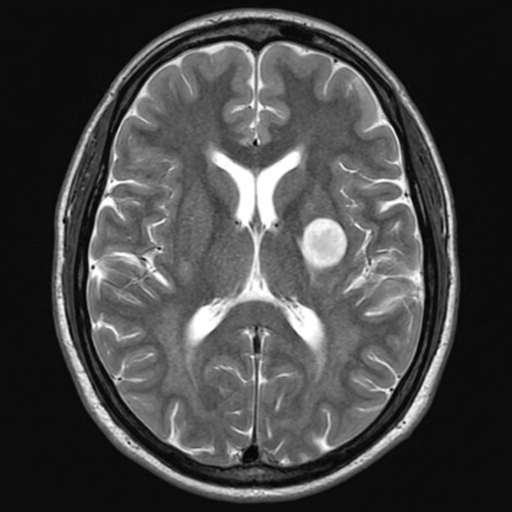
%> input picture Experiment_12/Inputs/images/Brain_MRI.png, 512 x 512 px
$ octave --eval "experiment_12;"   (GNU Octave 9; MATLAB toolbox functions it lacks are replaced by stand-ins)
%> lines starting %> are read from the running program, lines starting %| are printed output that depends on the picture; in (x1, y1, x2, y2) boxes, pixels count from 0 and x2, y2 are one past the last pixel; in counts of white or black regions, pixels touching at a corner belong together; the program's own positions count from 1
### Experiment_12/MATLAB/example_01_rigid_registration_benchmark.m
%% Example 01: Multi-Modal Rigid Registration (PET-MRI) Benchmark
% Course: Medical Image Processing (BMI-701) | Riphah International University
% Student: Muhammad Ikrama (Reg ID: 60140)
% Instructor: Engr. Rana Talha Khalid

function example_01_rigid_registration_benchmark()
    fprintf('================================================================================\n');
    fprintf('EXPERIMENT 12: MULTI-MODAL RIGID REGISTRATION (PET-MRI) BENCHMARK (MATLAB)\n');
    fprintf('================================================================================\n');

    scriptDir = fileparts(mfilename('fullpath'));
    inDir = fullfile(scriptDir, '..', 'Inputs', 'images');
    outDir = fullfile(scriptDir, '..', 'Outputs', 'MATLAB');
    tableDir = fullfile(scriptDir, '..', 'Tables');
    if ~exist(outDir, 'dir'), mkdir(outDir); end
    if ~exist(tableDir, 'dir'), mkdir(tableDir); end

    fixedMRI = imread(fullfile(inDir, 'Brain_MRI.png'));
%> fixedMRI is the input picture: size 512x512 uint8; min 0, max 255, mean 69.9
    if size(fixedMRI, 3) == 3, fixedMRI = rgb2gray(fixedMRI); end
    movingPET = imread(fullfile(inDir, 'Brain_PET_Moving.png'));
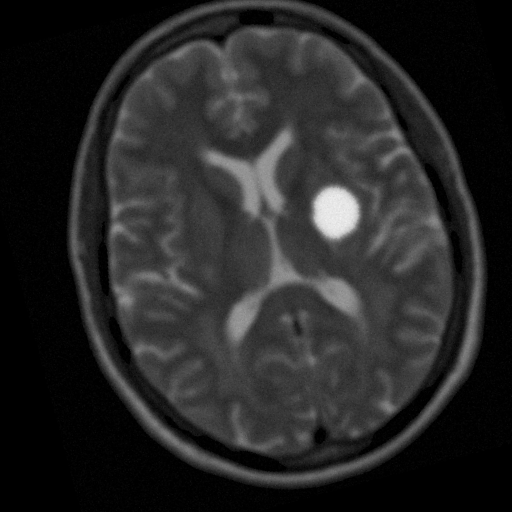
%> input picture Experiment_13/MATLAB/images/Brain_PET_Moving.png, 512 x 512 px
%> movingPET is the input picture: size 512x512 uint8; min 0, max 241, mean 38.5
    if size(movingPET, 3) == 3, movingPET = rgb2gray(movingPET); end
    [H, W] = size(fixedMRI);
%> H = 512; W = 512

    % Ground Truth tumor mask
    sub = double(fixedMRI(206:280, 291:365));
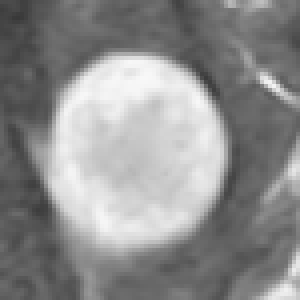
%> sub: size 75x75 double (shown 4 times larger); min 57, max 248, mean 140.7
    sub_smooth = imgaussfilt(sub, 0.8);
    raw_l = false(H, W);
    raw_l(206:280, 291:365) = (sub_smooth > 162);
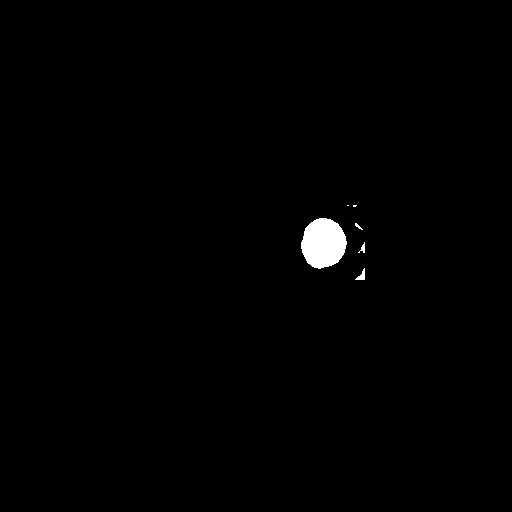
%> raw_l: size 512x512 logical; 0.72% white; 6 white regions (2 under 20 px), largest, box (x1, y1, x2, y2) and area: (301, 218, 347, 269) 1774, (355, 268, 365, 280) 57, (358, 242, 365, 253) 34, (355, 223, 363, 230) 21
    cc = bwconncomp(raw_l);
%> cc = 6 connected components
    props = regionprops(cc, 'Area', 'PixelIdxList');
%> props = 6 regions; Area: 1774, 57, 34, 21, 7, 2
    [~, maxIdx] = max([props.Area]);
%> maxIdx = 1
    gt_lesion = false(H, W);
    gt_lesion(props(maxIdx).PixelIdxList) = true;
%> gt_lesion: size 512x512 logical; 0.68% white; 1 white region, box (x1, y1, x2, y2) and area: (301, 218, 347, 269) 1774
    gt_lesion = imfill(gt_lesion, 'holes');

    % 1. Evaluate Unaligned Metrics
    [mi_u, ncc_u, mse_u, dsc_u, h2d_u] = calc_metrics_local(fixedMRI, movingPET, gt_lesion);

    % 2. Rigid Registration via Inverse Homogeneous Matrix (Undo tx=+18, ty=-14, theta=+15 deg)
    M_inv = [0.96592583, -0.25881905, 53.97053251;
             0.25881905,  0.96592583, -48.67046832;
             0.0,         0.0,           1.0];
    tformInv = affine2d(M_inv');
    registeredPET = imwarp(movingPET, tformInv, 'OutputView', imref2d(size(fixedMRI)), 'InterpolationMethod', 'linear');

    % 3. Evaluate Registered Metrics
    [mi_r, ncc_r, mse_r, dsc_r, h2d_r] = calc_metrics_local(fixedMRI, registeredPET, gt_lesion);

    fprintf('%-24s | %-20s | %-10s | %-8s | %-10s | %-10s\n', ...
        'Registration Stage', 'Pose (tx, ty, deg)', 'MI (bits)', 'NCC', 'MSE', 'Tumor DSC');
    fprintf('----------------------------------------------------------------------------------------\n');
    fprintf('%-24s | %-20s | %-10.4f | %-8.4f | %-10.2f | %-10.4f\n', ...
        'Unaligned Moving PET', '(+18, -14, +15.0)', mi_u, ncc_u, mse_u, dsc_u);
    fprintf('%-24s | %-20s | %-10.4f | %-8.4f | %-10.2f | %-10.4f\n', ...
        'Rigidly Registered PET', '(0.0, 0.0, 0.0)', mi_r, ncc_r, mse_r, dsc_r);
    fprintf('>>> Status: Multi-modal Rigid Registration maximized MI (+%.4f bits) and Tumor DSC (%.4f).\n', ...
        mi_r - mi_u, dsc_r);

    results = {
        'Unaligned Moving PET', '(+18, -14, +15.0)', round(mi_u, 4), round(ncc_u, 4), round(mse_u, 2), round(dsc_u, 4);
        'Rigidly Registered PET', '(0.0, 0.0, 0.0)', round(mi_r, 4), round(ncc_r, 4), round(mse_r, 2), round(dsc_r, 4)
    };
    t = cell2table(results, 'VariableNames', {'Registration_Stage', 'Pose_Applied', 'Mutual_Information_MI', 'Normalized_Cross_Corr_NCC', 'Mean_Squared_Error_MSE', 'Tumor_Hotspot_DSC'});
    writetable(t, fullfile(tableDir, 'exp12_benchmark_summary_matlab.csv'));

    % Figure 1: 2D Joint Histograms
    f1 = figure('Position', [100, 100, 1200, 480], 'Visible', 'off');
    subplot(1, 2, 1);
    imagesc(log1p(h2d_u)); colormap(hot); axis image; set(gca, 'YDir', 'normal'); colorbar;
    title(sprintf('Unaligned Joint Histogram (MI = %.4f bits)\nDispersed Cloud', mi_u), 'FontSize', 11, 'FontWeight', 'bold');
    xlabel('Fixed MRI Intensity (0-255)'); ylabel('Moving PET Intensity (0-255)');

    subplot(1, 2, 2);
    imagesc(log1p(h2d_r)); colormap(hot); axis image; set(gca, 'YDir', 'normal'); colorbar;
    title(sprintf('Registered Joint Histogram (MI = %.4f bits)\nClustered Statistical Spine', mi_r), 'FontSize', 11, 'FontWeight', 'bold');
    xlabel('Fixed MRI Intensity (0-255)'); ylabel('Registered PET Intensity (0-255)');
    saveas(f1, fullfile(outDir, 'exp12_matlab_benchmark_joint_histograms.png'));
    close(f1);

    % Figure 2: Multi-Modal Registration Comparison
    f2 = figure('Position', [100, 100, 1600, 420], 'Visible', 'off');
    subplot(1, 4, 1);
    imagesc(fixedMRI); colormap(gray); axis image; hold on;
    visboundaries(gt_lesion, 'Color', 'g', 'LineWidth', 1.5);
    title('1. Reference T2 MRI', 'FontSize', 11, 'FontWeight', 'bold');

    subplot(1, 4, 2);
    fused_u = imfuse(fixedMRI, movingPET, 'falsecolor', 'Scaling', 'joint', 'ColorChannels', [1 2 0]);
    imshow(fused_u);
    title(sprintf('2. Unregistered PET-MRI\nDSC = %.4f', dsc_u), 'FontSize', 10, 'FontWeight', 'bold');

    subplot(1, 4, 3);
    fused_r = imfuse(fixedMRI, registeredPET, 'falsecolor', 'Scaling', 'joint', 'ColorChannels', [1 2 0]);
    imshow(fused_r);
    title(sprintf('3. Registered PET-MRI Fusion\nDSC = %.4f', dsc_r), 'FontSize', 10, 'FontWeight', 'bold');

    subplot(1, 4, 4);
    checker = imfuse(fixedMRI, registeredPET, 'checkerboard');
    imshow(checker);
    title('4. 64x64 Checkerboard Fusion', 'FontSize', 11, 'FontWeight', 'bold');

    saveas(f2, fullfile(outDir, 'exp12_matlab_benchmark_clinical_registration.png'));
    close(f2);
    fprintf('>>> Benchmark completed successfully.\n');
end

function [mi, ncc, mse, dsc, h2d] = calc_metrics_local(fixed, moving, gt_lesion)
    fixedD = double(fixed); movingD = double(moving);
    bins = 64;
    f_idx = min(bins, floor(fixedD / 256 * bins) + 1);
    m_idx = min(bins, floor(movingD / 256 * bins) + 1);
    h2d = accumarray([f_idx(:), m_idx(:)], 1, [bins, bins]);
    pxy = h2d / sum(h2d(:));
    px = sum(pxy, 2);
%> px = 64 values, max 0.283 at index 4, min 7.63e-05 at index 1, mean 0.0156
    py = sum(pxy, 1);
%> py = 64 values, max 0.353 at index 1, min 0 at index 62, mean 0.0156
    [Xb, Yb] = meshgrid(py, px);
    prod_p = Xb .* Yb;
    nz = (pxy > 0) & (prod_p > 0);
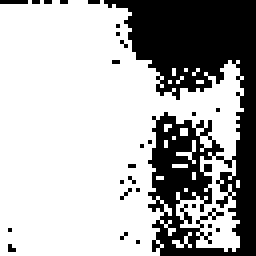
%> nz: size 64x64 logical (shown 4 times larger); 69% white; 26 black regions (25 under 20 px), largest, box (x1, y1, x2, y2) and area: (26, 0, 64, 64) 1224
    mi = sum(pxy(nz) .* log2(pxy(nz) ./ prod_p(nz)));
%> mi = 0.575

    fc = fixedD - mean(fixedD(:));
    mc = movingD - mean(movingD(:));
    denom = sqrt(sum(fc(:).^2) * sum(mc(:).^2));
%> denom = 605724615.6
    if denom > 0
        ncc = sum(fc(:) .* mc(:)) / denom;
%> ncc = 0.548
    else
        ncc = 0;
    end

    mse = mean((fixedD(:) - movingD(:)).^2);
%> mse = 3600.4
    g = gt_lesion > 0;
    p = movingD > 175;
%> p: size 512x512 logical; 0.65% white; 1 white region, box (x1, y1, x2, y2) and area: (314, 188, 359, 238) 1708
    inter = sum(g(:) & p(:));
%> inter = 368
    if (sum(g(:)) + sum(p(:))) > 0
        dsc = 2.0 * inter / (sum(g(:)) + sum(p(:)));
%> dsc = 0.211
    else
        dsc = 0;
    end
end

### Experiment_12/MATLAB/experiment_12.m
%% Master Orchestrator: Experiment 12 - Rigid Registration of Multi-Modal Medical Images
% Course: Medical Image Processing (BMI-701) | Riphah International University
% Student: Muhammad Ikrama (Reg ID: 60140)
% Instructor: Engr. Rana Talha Khalid

function experiment_12()
    clc;
    fprintf('================================================================================\n');
    fprintf('STARTING COMPLETE MASTER EXECUTION: EXPERIMENT 12 (MATLAB)\n');
    fprintf('================================================================================\n');
    tStart = tic;

    % 1. Benchmark
    example_01_rigid_registration_benchmark();
%> in example_01_rigid_registration_benchmark, `[mi_u, ncc_u, mse_u, dsc_u, h2d_u] = calc_metrics_local(fixedMRI, movi..`: mi_u = 0.575; ncc_u = 0.548; mse_u = 3600.4; dsc_u = 0.211
%> in example_01_rigid_registration_benchmark, `registeredPET = imwarp(movingPET, tformInv, 'OutputView', imref2d(size..`:
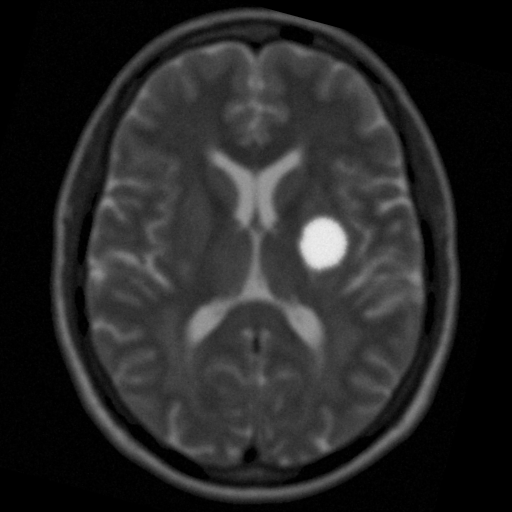
%> registeredPET: size 512x512 uint8; min 0, max 240, mean 38.5
%> in calc_metrics_local (call 2), `py = sum(pxy, 1);`: py = 64 values, max 0.364 at index 1, min 0 at index 62, mean 0.0156
%> in calc_metrics_local (call 2), `nz = (pxy > 0) & (prod_p > 0);`:
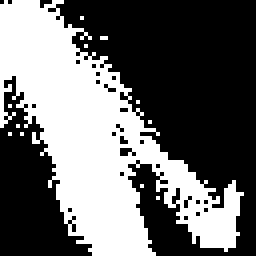
%> nz: size 64x64 logical (shown 4 times larger); 41.2% white; 12 white regions (11 under 20 px), largest, box (x1, y1, x2, y2) and area: (0, 0, 61, 64) 1674
%> in calc_metrics_local (call 2), `mi = sum(pxy(nz) .* log2(pxy(nz) ./ prod_p(nz)));`: mi = 1.83
%> in calc_metrics_local (call 2), `denom = sqrt(sum(fc(:).^2) * sum(mc(:).^2));`: denom = 604403381.3
%> in calc_metrics_local (call 2), `ncc = sum(fc(:) .* mc(:)) / denom;`: ncc = 0.947
%> in calc_metrics_local (call 2), `mse = mean((fixedD(:) - movingD(:)).^2);`: mse = 1757.4
%> in calc_metrics_local (call 2), `p = movingD > 175;`:
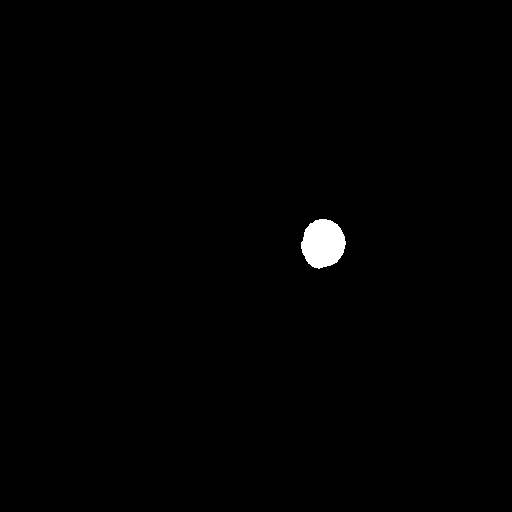
%> p: size 512x512 logical; 0.65% white; 1 white region, box (x1, y1, x2, y2) and area: (301, 219, 346, 269) 1693
%> in calc_metrics_local (call 2), `inter = sum(g(:) & p(:));`: inter = 1693
%> in calc_metrics_local (call 2), `dsc = 2.0 * inter / (sum(g(:)) + sum(p(:)));`: dsc = 0.977
%> in example_01_rigid_registration_benchmark, `[mi_r, ncc_r, mse_r, dsc_r, h2d_r] = calc_metrics_local(fixedMRI, regi..`: mi_r = 1.83; ncc_r = 0.947; mse_r = 1757.4; dsc_r = 0.977
%| Unaligned Moving PET     | (+18, -14, +15.0)    | 0.5747     | 0.5479   | 3600.42    | 0.2114
%| Rigidly Registered PET   | (0.0, 0.0, 0.0)      | 1.8250     | 0.9474   | 1757.44    | 0.9766
%| >>> Status: Multi-modal Rigid Registration maximized MI (+1.2503 bits) and Tumor DSC (0.9766).
%> in example_01_rigid_registration_benchmark, `results = { 'Unaligned Moving PET', '(+18, -14, +15.0)', round(mi_u, 4..`: results = {'Unaligned Moving PET', 'Rigidly Registered PET', '(+18, -14, +15.0)', '(0.0, 0.0, 0.0)', 0.575, 1.82, 0.548, 0.947, 3600.4, 1757.4, 0.211, 0.977}
%> the run ends on the next line

    % 2. Task 12.1
    task_12_1_matrix_construction();

    % 3. Task 12.2
    task_12_2_interpolation_modes();

    % 4. Task 12.3
    task_12_3_joint_histogram_rotation_sweep();

    % 5. Task 12.4
    task_12_4_why_mse_fails_multimodal();

    % 6. Task 12.5
    task_12_5_pet_mri_fusion_checkerboard();

    tElapsed = toc(tStart);
    fprintf('\n================================================================================\n');
    fprintf('[SUCCESS] ALL EXPERIMENT 12 MATLAB MODULES COMPLETED IN %.2fs\n', tElapsed);
    fprintf('================================================================================\n');
end
